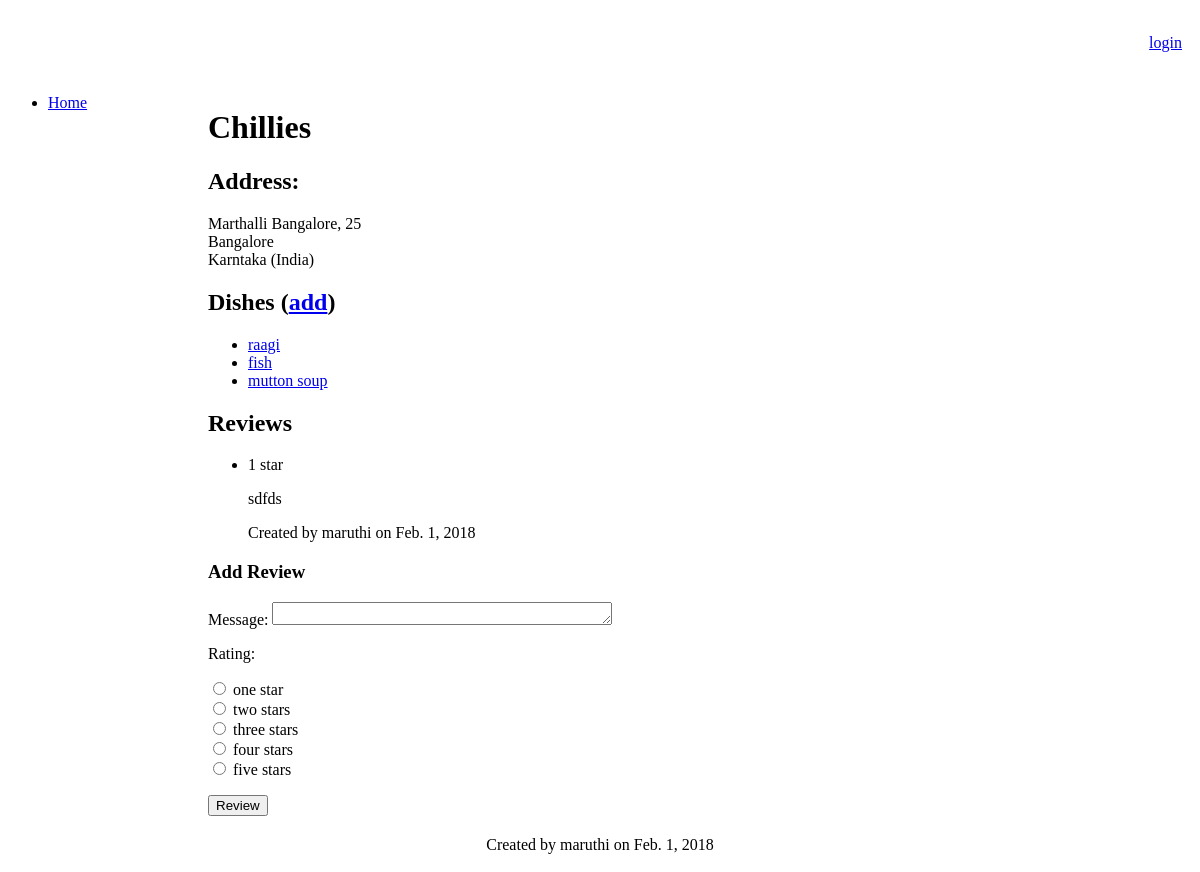
The page /myrestaurants/restaurants/2/ on the database its author committed.
### myrestaurants/models.py (models this page shows, shortened)
class Restaurant(models.Model):
    name = models.TextField()
    street = models.TextField(blank=True, null=True)
    number = models.IntegerField(blank=True, null=True)
    city = models.TextField(default="")
    zipCode = models.TextField(blank=True, null=True)
    stateOrProvince = models.TextField(blank=True, null=True)
    country = models.TextField(blank=True, null=True)
    telephone = models.TextField(blank=True, null=True)
    url = models.URLField(blank=True, null=True)
    user = models.ForeignKey(User, default=1)
    date = models.DateField(default=date.today)

class Dish(models.Model):
    name = models.TextField()
    description = models.TextField(blank=True, null=True)
    price = models.DecimalField('Euro amount', max_digits=8, decimal_places=2, blank=True,
        null=True)
    user = models.ForeignKey(User, default=1)
    date = models.DateField(default=date.today)
    image = models.ImageField(upload_to="myrestaurants", blank=True, null=True)
    restaurant = models.ForeignKey(Restaurant, null=True, related_name='dishes')

class Review(models.Model):
    RATING_CHOICES = ((1, 'one'), (2, 'two'), (3, 'three'), (4, 'four'), (5, 'five'))
    rating = models.PositiveSmallIntegerField('Rating (stars)', blank=False, default=3, choices=RATING_CHOICES)
    comment = models.TextField(blank=True, null=True)
    user = models.ForeignKey(User, default=1)
    date = models.DateField(default=date.today)
    class Meta:
        abstract = True

class RestaurantReview(Review):
    restaurant = models.ForeignKey(Restaurant)

### myrestaurants/views.py (the view)
class RestaurantDetail(DetailView):
    model = Restaurant
    template_name = 'myrestaurants/restaurant_detail.html'
    def get_context_data(self, **kwargs):
        context = super(RestaurantDetail, self).get_context_data(**kwargs)
        context['RATING_CHOICES'] = RestaurantReview.RATING_CHOICES
        return context

### myrestaurants/templates/myrestaurants/restaurant_detail.html (shortened to what this page needs)
{% extends "myrestaurants/base.html" %}
{% block content %}
<h1>
    {{ restaurant.name }}
</h1>
<h2>Address:</h2>
<p>
    {{ restaurant.street }}, {{ restaurant.number }} <br/>
    {{ restaurant.zipcode }} {{ restaurant.city }} <br/>
    {{ restaurant.stateOrProvince }} ({{ restaurant.country }})
</p>
<h2>
    Dishes
    {% if user %}
        (<a href="{% url 'myrestaurants:dish_create' restaurant.id %}">add</a>)
    {% endif %}
</h2>
<ul>
    {% for dish in restaurant.dishes.all %}
        <li><a href="{% url 'myrestaurants:dish_detail' restaurant.id dish.id %}">
            {{ dish.name }}</a></li>
    {% empty %}<li>Sorry, no dishes for this restaurant yet.</li>
    {% endfor %}
</ul>
<h2>Reviews</h2>
<ul>
    {% for review in restaurant.restaurantreview_set.all %}
        <li>
            <p>{{ review.rating }} star{{ review.rating|pluralize }}</p>
            <p>{{ review.comment }}</p>
            <p>Created by {{ review.user }} on {{ review.date }}</p>
        </li>
    {% endfor %}
</ul>
<h3>Add Review</h3>
<form action="{% url 'myrestaurants:review_create' restaurant.id %}" method="post">
    Message: <textarea name="comment" id="comment" rows="4"></textarea>
    <p>Rating:</p>
    <p>{% for rate in RATING_CHOICES %}
    <input type="radio" name="rating" id="rating{{ forloop.counter }}" value="{{ rate.0 }}" />
    <label for="choice{{ forloop.counter }}">{{ rate.1 }} star{{ rate.0|pluralize }}</label>
    <br/>{% endfor %}
    </p>
    <input type="submit" value="Review" />
</form>
{% endblock %}
{% block footer %}
    Created by {{ restaurant.user }} on {{ restaurant.date }}
{% endblock %}

### myrestaurants/templates/myrestaurants/base.html (shortened to what this page needs)
{% load staticfiles %}
<!DOCTYPE html>
<html lang="en">
<head>
    <link rel="stylesheet" href="{% static "style/base.css" %}" />
</head>
<body>
<div id="header">
    {% block header %}
        {% if user.username %}
            <p>User: {{ user.username }} | <a href="{% url 'logout' %}?next={{request.path}}">logout</a></p>
        {% else %}
            <p><a href="{% url 'login' %}?next={{request.path}}">login</a></p>{% endif %}
    {% endblock %}
</div>
<div id="sidebar">
    {% block sidebar %}<ul><li><a href="/myrestaurants">Home</a></li></ul>{% endblock %}
</div>
<div id="content">
    {% block content %}{% endblock %}
</div>
<div id="footer">{% block footer %}{% endblock %}</div>
</body>
</html>

### myrestaurants/static/style/base.css (style rules this page uses)
#header { margin: 0; padding: 10px; text-align: right; }
#content { margin-left: 190px; padding: 10px; }
#sidebar { float: left; width: 190px; }
#footer { margin: 0; padding: 10px; text-align: center; }
textarea, input[type=number], input[type=url] { height: 1.25em; width: 25em; }

### rows shown on the page
Restaurant: name "Chillies", street "Marthalli Bangalore", number "25", city "Bangalore", stateOrProvince "Karntaka", country "India", user "maruthi", date "Feb. 1, 2018"
Dish: name "raagi"
Dish: name "fish"
Dish: name "mutton soup"
RestaurantReview: rating "1", comment "sdfds", user "maruthi", date "Feb. 1, 2018"

### other values the page prints
{{ rate.1 }} "one" "two" "three" "four" "five"
